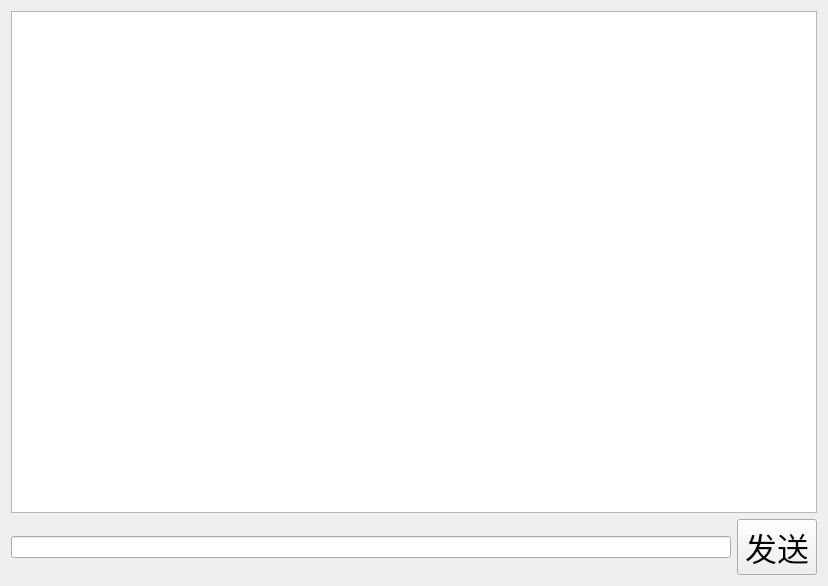
<?xml version="1.0" encoding="UTF-8"?>
<ui version="4.0">
 <class>PrivateChat</class>
 <widget class="QWidget" name="PrivateChat">
  <property name="geometry">
   <rect>
    <x>0</x>
    <y>0</y>
    <width>828</width>
    <height>586</height>
   </rect>
  </property>
  <property name="windowTitle">
   <string>Form</string>
  </property>
  <layout class="QVBoxLayout" name="verticalLayout_2">
   <item>
    <layout class="QVBoxLayout" name="verticalLayout">
     <item>
      <widget class="QTextEdit" name="showMsg_te"/>
     </item>
     <item>
      <layout class="QHBoxLayout" name="horizontalLayout">
       <item>
        <widget class="QLineEdit" name="inputMsg_le"/>
       </item>
       <item>
        <widget class="QPushButton" name="sendMsg_pb">
         <property name="font">
          <font>
           <pointsize>24</pointsize>
          </font>
         </property>
         <property name="text">
          <string>发送</string>
         </property>
        </widget>
       </item>
      </layout>
     </item>
    </layout>
   </item>
  </layout>
 </widget>
 <resources/>
 <connections/>
</ui>
